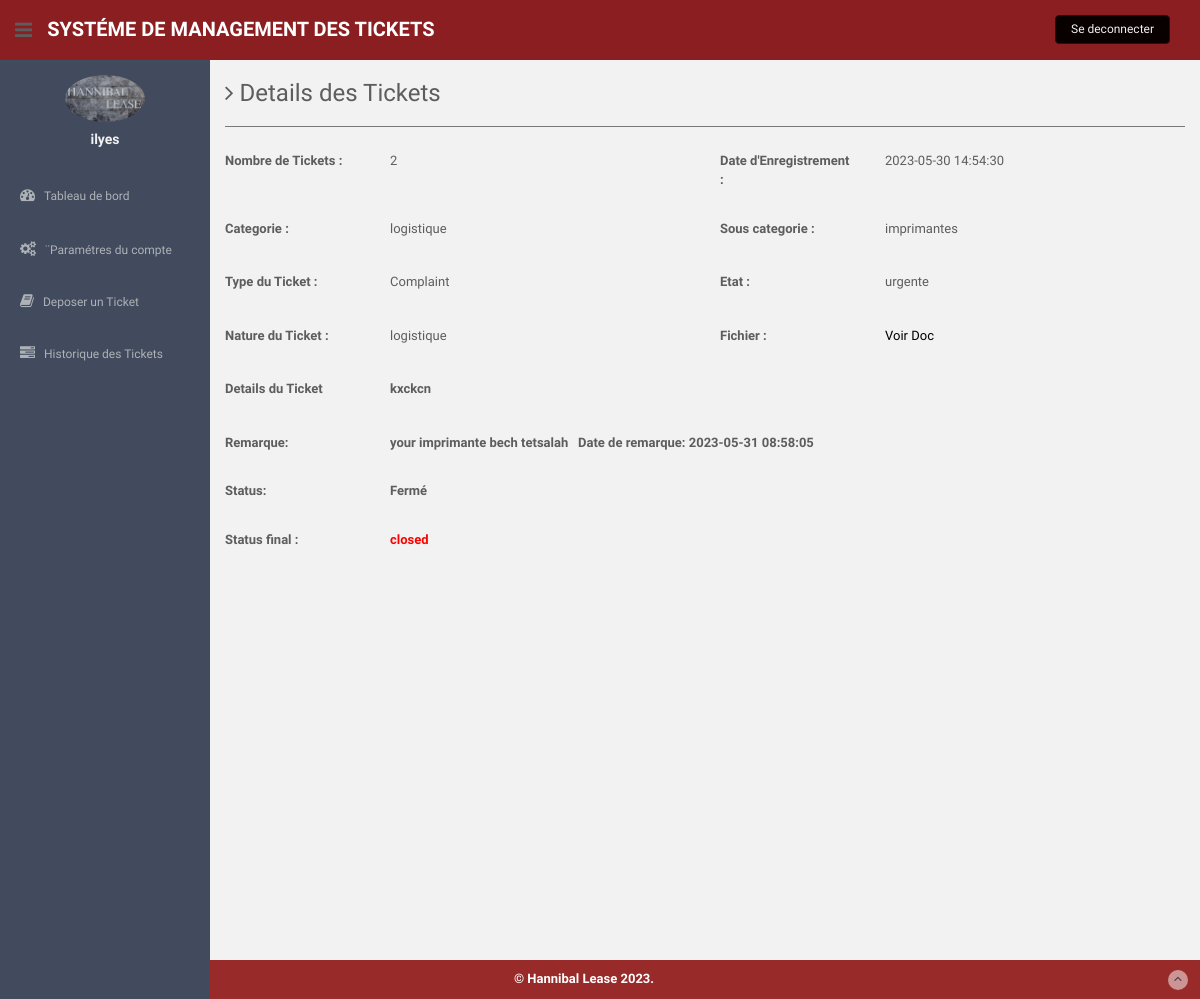
The app's page /app/users/complaint-details.php?cid=2 (signed in) with its own data.
### tables this page shows
CREATE TABLE `users` (
  `id` int(11) NOT NULL,
  `fullName` varchar(255) DEFAULT NULL,
  `userEmail` varchar(255) DEFAULT NULL,
  `password` varchar(255) DEFAULT NULL,
  `contactNo` bigint(11) DEFAULT NULL,
  `address` tinytext DEFAULT NULL,
  `State` varchar(255) DEFAULT NULL,
  `country` varchar(255) DEFAULT NULL,
  `pincode` int(6) DEFAULT NULL,
  `userImage` varchar(255) DEFAULT NULL,
  `regDate` timestamp NOT NULL DEFAULT current_timestamp(),
  `updationDate` timestamp NOT NULL DEFAULT current_timestamp() ON UPDATE current_timestamp(),
  `status` int(1) NOT NULL
);

CREATE TABLE `tblcomplaints` (
  `complaintNumber` int(11) NOT NULL,
  `userId` int(11) NOT NULL,
  `category` int(11) NOT NULL,
  `subcategory` varchar(255) NOT NULL,
  `complaintType` varchar(255) NOT NULL,
  `state` varchar(255) NOT NULL,
  `noc` varchar(255) NOT NULL,
  `complaintDetails` mediumtext NOT NULL,
  `complaintFile` varchar(255) DEFAULT NULL,
  `regDate` timestamp NOT NULL DEFAULT current_timestamp(),
  `status` varchar(50) DEFAULT NULL,
  `lastUpdationDate` timestamp NOT NULL DEFAULT '0000-00-00 00:00:00' ON UPDATE current_timestamp()
);

CREATE TABLE `category` (
  `id` int(50) NOT NULL,
  `categoryName` varchar(255) NOT NULL,
  `categoryDescription` longtext NOT NULL,
  `creationDate` timestamp NOT NULL DEFAULT current_timestamp(),
  `updationDate` varchar(255) NOT NULL
);

CREATE TABLE `complaintremark` (
  `id` int(11) NOT NULL,
  `complaintNumber` int(11) NOT NULL,
  `status` varchar(255) NOT NULL,
  `remark` mediumtext NOT NULL,
  `remarkDate` timestamp NOT NULL DEFAULT current_timestamp()
);

### app/users/complaint-details.php (the view, shortened to what this page needs)
<?php session_start();
include('includes/config.php');
if(strlen($_SESSION['login'])==0)
  {
header('location:index.php');
}
else{ ?>
<!DOCTYPE html>
<html lang="en">
  <head>
    <link href="assets/css/bootstrap.css" rel="stylesheet">
    <link href="assets/font-awesome/css/font-awesome.css" rel="stylesheet" />
    <link href="assets/css/style.css" rel="stylesheet">
    <link href="assets/css/style-responsive.css" rel="stylesheet">
  </head>
  <body>
  <section id="container" >
<?php include('includes/header.php');?>
<?php include('includes/sidebar.php');?>
      <section id="main-content">
          <section class="wrapper site-min-height">
          	<h3><i class="fa fa-angle-right"></i> Details des Tickets</h3>
            <hr />
 <?php $query=mysqli_query($bd, "select tblcomplaints.*,category.categoryName as catname from tblcomplaints join category on category.id=tblcomplaints.category where userId='".$_SESSION['id']."' and complaintNumber='".$_GET['cid']."'");
while($row=mysqli_fetch_array($query))
{?>
          	<div class="row mt">
            <label class="col-sm-2 col-sm-2 control-label"><b>Nombre de Tickets : </b></label>
          		<div class="col-sm-4">
          		<p><?php echo htmlentities($row['complaintNumber']);?></p>
          		</div>
<label class="col-sm-2 col-sm-2 control-label"><b>Date d'Enregistrement :</b></label>
              <div class="col-sm-4">
              <p><?php echo htmlentities($row['regDate']);?></p>
              </div>
          	</div>
<div class="row mt">
            <label class="col-sm-2 col-sm-2 control-label"><b>Categorie :</b></label>
              <div class="col-sm-4">
              <p><?php echo htmlentities($row['catname']);?></p>
              </div>
<label class="col-sm-2 col-sm-2 control-label"><b>Sous categorie :</b> </label>
              <div class="col-sm-4">
              <p><?php echo htmlentities($row['subcategory']);?></p>
              </div>
            </div>
  <div class="row mt">
            <label class="col-sm-2 col-sm-2 control-label"><b>Type du Ticket :</b></label>
              <div class="col-sm-4">
              <p><?php echo htmlentities($row['complaintType']);?></p>
              </div>
<label class="col-sm-2 col-sm-2 control-label"><b>Etat :</b></label>
              <div class="col-sm-4">
              <p><?php echo htmlentities($row['state']);?></p>
              </div>
            </div>
  <div class="row mt">
            <label class="col-sm-2 col-sm-2 control-label"><b>Nature du Ticket :</b></label>
              <div class="col-sm-4">
              <p><?php echo htmlentities($row['noc']);?></p>
              </div>
<label class="col-sm-2 col-sm-2 control-label"><b>Fichier :</b></label>
              <div class="col-sm-4">
              <p><?php $cfile=$row['complaintFile'];
if($cfile=="" || $cfile=="NULL")
{
  echo htmlentities("File NA");
}
else{ ?>
<a href="complaintdocs/<?php echo htmlentities($row['complaintFile']);?>"> Voir Doc</a>
<?php } ?>
              </p>
              </div>
            </div>
 <div class="row mt">
            <label class="col-sm-2 col-sm-2 control-label"><b>Details du Ticket</label>
              <div class="col-sm-10">
              <p><?php echo htmlentities($row['complaintDetails']);?></p>
              </div>
            </div>
<?php $ret=mysqli_query($bd, "select complaintremark.remark as remark,complaintremark.status as sstatus,complaintremark.remarkDate as rdate from complaintremark join tblcomplaints on tblcomplaints.complaintNumber=complaintremark.complaintNumber where complaintremark.complaintNumber='".$_GET['cid']."'");
while($rw=mysqli_fetch_array($ret))
{
?>
 <div class="row mt">
<label class="col-sm-2 col-sm-2 control-label"><b>Remarque:</b></label>
              <div class="col-sm-10">
   <?php echo  htmlentities($rw['remark']); ?>&nbsp;&nbsp; <b>Date de remarque: <?php echo  htmlentities($rw['rdate']); ?></b>
              </div>
            </div>
 <div class="row mt">
<label class="col-sm-2 col-sm-2 control-label"><b>Status:</b></label>
              <div class="col-sm-10">
 <?php echo  htmlentities($rw['sstatus']); ?>
              </div>
            </div>
<?php } ?>
 <div class="row mt">
<label class="col-sm-2 col-sm-2 control-label"><b> Status final :</b></label>
              <div class="col-sm-4">
              <p style="color:red"><?php
if($row['status']=="NULL" || $row['status']=="" )
{
echo "Pas encore Traité";
} else{
              echo htmlentities($row['status']);
}
              ?></p>
              </div>
            </div>
<?php } ?>
		</section><! --/wrapper -->
      </section>
<?php include('includes/footer.php');?>
  </section>
  </body>
</html>
<?php } ?>

### app/users/includes/sidebar.php (shortened to what this page needs)
<aside>
          <div id="sidebar"  class="nav-collapse ">
              <ul class="sidebar-menu" id="nav-accordion">
              	  <p class="centered"><a href="profile.html"><img src="assets/img/hannibal.jpg" class="img-circle" width="80"></a></p>
                   <?php $query=mysqli_query($bd, "select fullName from users where userEmail='".$_SESSION['login']."'");
 while($row=mysqli_fetch_array($query))
 {
 ?>
              	  <h5 class="centered"><?php echo htmlentities($row['fullName']);?></h5>
                  <?php } ?>
                  <li class="mt">
                      <a href="dashboard.php">
                          <i class="fa fa-dashboard"></i>
                          <span>Tableau de bord</span>
                      </a>
                  </li>
                  <li class="sub-menu">
                      <a href="javascript:;" >
                          <i class="fa fa-cogs"></i>
                          <span>¨Paramétres du compte</span>
                      </a>
                  </li>
                  <li class="sub-menu">
                      <a href="register-complaint.php" >
                          <i class="fa fa-book"></i>
                          <span>Deposer un Ticket</span>
                      </a>
                    </li>
                  <li class="sub-menu">
                      <a href="complaint-history.php" >
                          <i class="fa fa-tasks"></i>
                          <span>Historique des Tickets</span>
                      </a>
                  </li>
              </ul>
          </div>
      </aside>

### app/users/assets/css/style.css (style rules this page uses)
body { color: rgb(93, 93, 93); background: #f2f2f2; font-family: 'Ruda', sans-serif; padding: 0px !important; margin: 0px !important; font-size:13px; }
ul li { list-style: none; }
a, a:hover, a:focus { text-decoration: none; outline: none; }
#container { width: 100%; height: 100%; }
hr { margin-top: 20px; margin-bottom: 20px; border: 0; border-top: 1px solid #797979; }
.centered { text-align: center; }
.mt { margin-top: 25px; }
#sidebar { width: 210px; height: 100%; position: fixed; background: #424a5d; }
#sidebar h5 { color: #f2f2f2; font-weight: 700; }
#sidebar ul li { position: relative; }
ul.sidebar-menu , ul.sidebar-menu li ul.sub { margin: -2px 0 0; padding: 0; }
ul.sidebar-menu { margin-top: 75px; }
ul.sidebar-menu li { margin-bottom: 5px; margin-left:10px; margin-right:10px; }
ul.sidebar-menu li.sub-menu { line-height: 15px; }
ul.sidebar-menu li a span { display: inline-block; }
ul.sidebar-menu li a { color: #aeb2b7; text-decoration: none; display: block; padding: 15px 0 15px 10px; font-size: 12px; outline: none; -webkit-transition: all 0.3s ease; -moz-transition: all 0.3s ease; -o-transition: all 0.3s ease; -ms-transition: all 0.3s ease; transition: all 0.3s ease; }
ul.sidebar-menu li a i { font-size: 15px; padding-right: 6px; }
#main-content { margin-left: 210px; }
.wrapper { display: inline-block; margin-top: 60px; padding-left: 15px; padding-right: 15px; padding-bottom: 15px; padding-top: 0px; width: 100%; }
label { font-weight: 400; }
.site-min-height { min-height: 900px; }

### records on screen
users: fullName "ilyes"
tblcomplaints: complaintNumber "2", regDate "2023-05-30 14:54:30", category.categoryName "logistique", subcategory "imprimantes", complaintType "Complaint", state "urgente", noc "logistique", complaintDetails "kxckcn", status "closed"
complaintremark: remark "your imprimante bech tetsalah", remarkDate "2023-05-31 08:58:05", status "Fermé"
